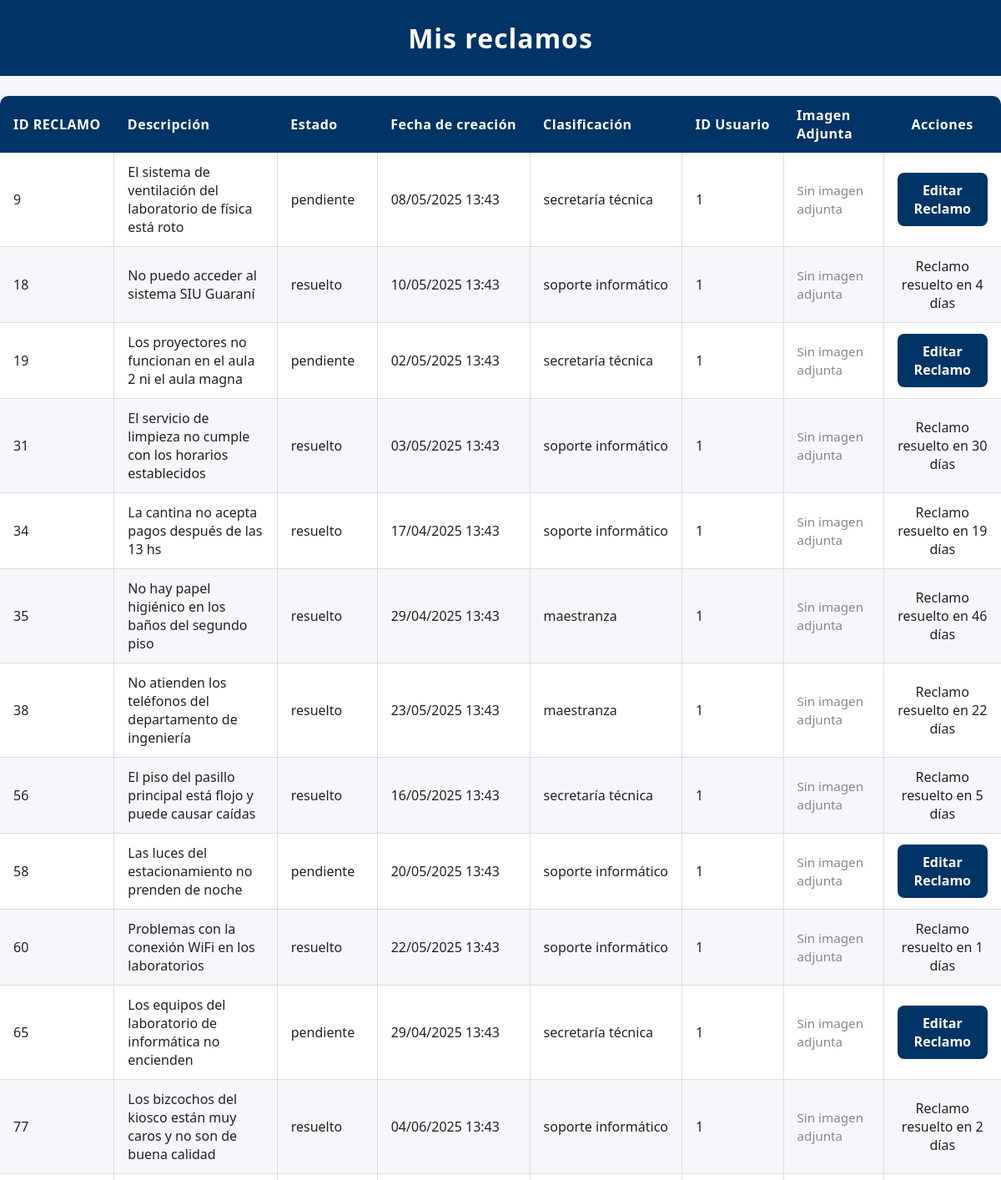
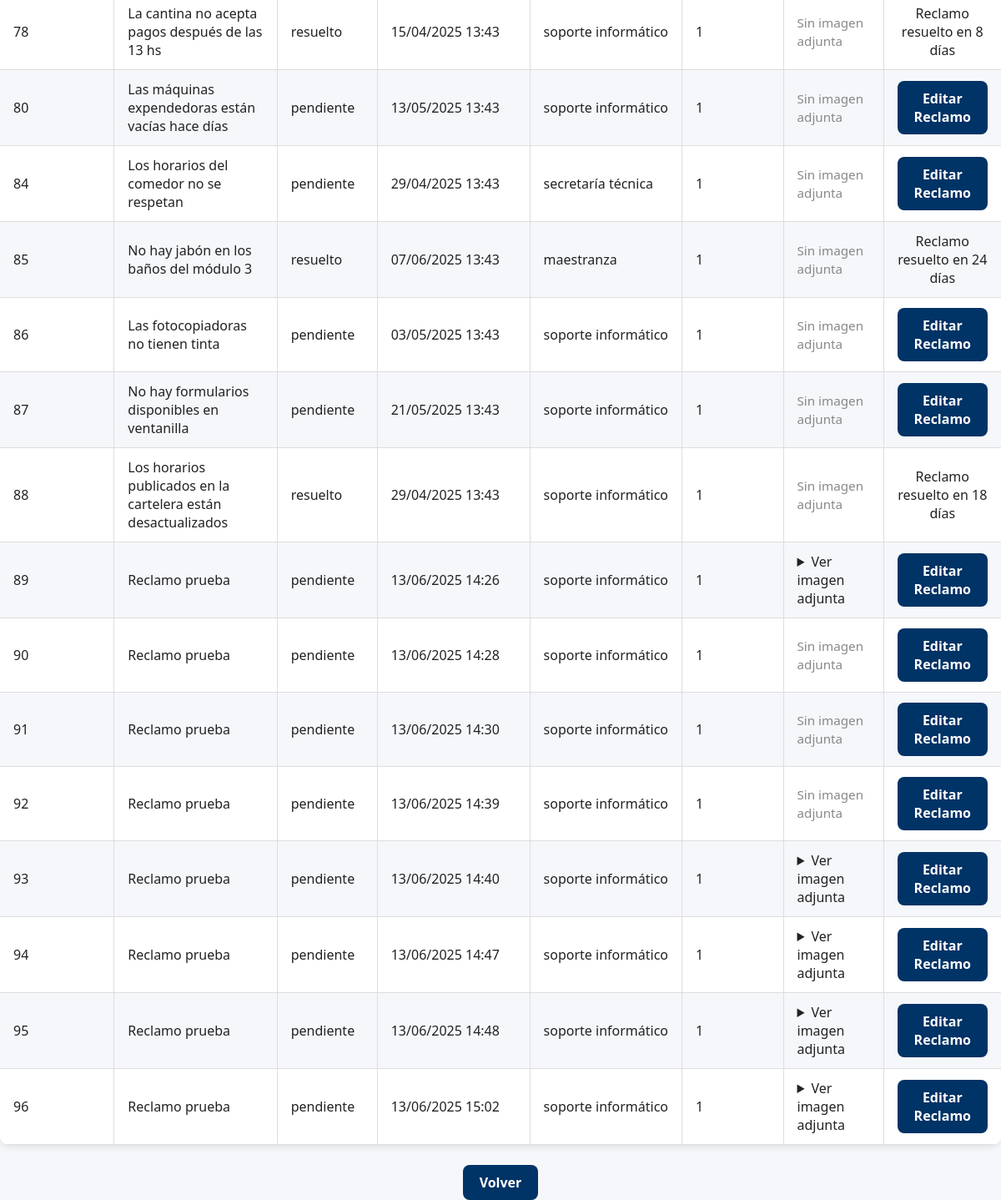
Page /mis_reclamos (signed in) on the committed database (2 pictures, top to bottom).
### modules/modelos.py (models this page shows, shortened)
class Base(DeclarativeBase):
    pass

class ModeloReclamo(Base):
    __tablename__ = 'reclamos'
    id = Column(Integer, primary_key=True)
    estado = Column(String, default="pendiente")
    fecha_hora = Column(DateTime, default=datetime.utcnow)
    contenido = Column(String)
    usuario_id = Column(Integer, ForeignKey('usuarios.id'))
    clasificacion = Column(String)
    cantidad_adherentes = Column(Integer, default=1) #Se contabiliza como adherente el usuario que crea el reclamo
    tiempo_estimado = Column(Integer,default=None) #Solo se cambia cuando el reclamo pasa de pendiente -->en proceso
    resuelto_en = Column(Integer,default=None) #Representa la cantidad de días que se tardó en resolver un reclamo
    ''' Relación muchos a muchos con Usuario
    Una relación muchos a muchos en SQL permite que múltiples registros de una tabla se asocien con múltiples registros de otra tabla.
    Esto se implementa mediante una tabla intermedia que contiene claves foráneas de ambas tablas relacionadas.
    Esta estructura facilita modelar relaciones complejas, como estudiantes inscritos en varios cursos o productos en múltiples órdenes.
    '''
    usuarios = relationship(
        "ModeloUsuario",
        secondary="usuario_reclamo",
        back_populates="reclamos"
    )
    reclamos_usuarios = Table(
        'reclamos_usuarios',
        Base.metadata,
        Column('reclamo_id', Integer, ForeignKey('reclamos.id')),
        Column('usuario_id', Integer, ForeignKey('usuarios.id'))
    )

### server.py (the view)
@app.route('/mis_reclamos')
@login_required
def mis_reclamos():
    if current_user.rol == '1':
        reclamos = gestor_reclamos.devolver_reclamos_base(usuario=current_user)
    else:
        reclamos = gestor_reclamos.buscar_reclamos_por_filtro(filtro="usuario_id",valor=current_user.id)
    return render_template('mis_reclamos.html', usuario=current_user, reclamos=reclamos, os=os)

### modules/gestor_reclamos.py (called while the page is built)
    def buscar_reclamos_por_filtro(self, filtro=None, valor=None):
        if filtro and valor:
            try:
                return self.repositorio_reclamo.obtener_registros_por_filtro(filtro=filtro, valor=valor)
            except Exception as e:
                raise e  # Lanza el error en vez de retornarlo

### modules/gestor_usuario.py (called while the page is built)
    def buscar_usuario(self, filtro, valor,mapeo=True):
        usuario = self.repositorio.obtener_registro_por_filtro(filtro, valor,mapeo=mapeo)
        if not usuario:
            raise ValueError("Usuario no encontrado")
        return usuario

### modules/login.py (called while the page is built)
    @property
    def is_authenticated(self):
        return True

### modules/repositorio.py (called while the page is built)
    def obtener_registro_por_filtro(self, campo, valor,mapeo=True, campo2=None, valor2=None):
        query = self.__session.query(ModeloUsuario).filter(getattr(ModeloUsuario, campo) == valor)
        if campo2 and valor2:
            query = query.filter(getattr(ModeloUsuario, campo2) == valor2)
        modelo = query.first()
        if modelo and mapeo:
            return self.__map_modelo_a_entidad(modelo)
        return modelo

    def __map_modelo_a_entidad(self, modelo: ModeloUsuario):
        return Usuario(
            nombre=modelo.nombre,
            apellido=modelo.apellido,
            email=modelo.email,
            nombre_de_usuario=modelo.nombre_de_usuario,
            contraseña=modelo.contraseña,
            rol=modelo.rol,
            claustro=modelo.claustro,
            id=modelo.id
        )

    @staticmethod
    def mapear_modelo_a_reclamo(modelo: ModeloReclamo) -> Reclamo:
        return Reclamo(
            id=modelo.id,
            estado=modelo.estado,
            fecha_hora=modelo.fecha_hora,
            contenido=modelo.contenido,
            usuario_id=modelo.usuario_id,
            clasificacion=modelo.clasificacion,
            cantidad_adherentes=modelo.cantidad_adherentes,
            tiempo_estimado = modelo.tiempo_estimado,
            resuelto_en = modelo.resuelto_en
        )

### modules/usuarios.py (called while the page is built)
    @property
    def nombre(self):
        return self.__nombre

    @nombre.setter
    def nombre(self, nuevo_nombre: str):
        if not isinstance(nuevo_nombre, str):
            raise ValueError("El nombre debe ser una cadena de texto")
        self.__nombre = nuevo_nombre

    @property
    def apellido(self):
        return self.__apellido

    @property
    def email(self):
        return self.__email

    @property
    def nombre_de_usuario(self):
        return self.__nombre_de_usuario

### templates/mis_reclamos.html (shortened to what this page needs)
<!DOCTYPE html>
<html lang="es">
<head>
    <link rel="stylesheet" href="{{ url_for('static', filename='style.css') }}">
</head>
<body>
    <h1>Mis reclamos</h1>
    <table>
        <thead>
            <tr>
                <th class="col-id">ID RECLAMO</th>
                <th class="col-descripcion">Descripción</th>
                <th class="col-estado">Estado</th>
                <th class="col-fecha">Fecha de creación</th>
                <th class="col-clasificacion">Clasificación</th>
                <th class="col-usuario">ID Usuario</th>
                <th class = "col-imagen">Imagen Adjunta</th>
                <th class="col-acciones">Acciones</th>
            </tr>
        </thead>
        <tbody>
            {% for reclamo in reclamos %}
                <tr>
                    <td class="col-id">{{ reclamo.id }}</td>
                    <td class="col-descripcion">{{ reclamo.contenido }}</td>
                    <td class="col-estado">{{reclamo.estado}}</td>
                    <td class="col-fecha">{{ reclamo.fecha_hora.strftime('%d/%m/%Y %H:%M')}}</td>
                    <td class="col-clasificacion">{{ reclamo.clasificacion }}</td>
                    <td class="col-usuario">{{ reclamo.usuario_id }}</td>
                    <td class = "col-imagen">
                    {% set imagen_path = 'static/Imagenes Reclamos/{}.png'.format(reclamo.id) %}
                    {% if os.path.exists(imagen_path) %}
                        <details>
                            <summary>Ver imagen adjunta</summary>
                        </details>
                    {% else %}
                        <span style="color: #888; font-size: 0.95em;">Sin imagen adjunta</span>
                    {% endif %}
                    </td>
                    <td class="col-acciones">
                        {%if current_user.rol == '1'%}
                            <a href="{{ url_for('editar_reclamo', reclamo_id=reclamo.id) }}" class="enlace-boton">Derivar Reclamo</a>
                        {%else%}
                            {% if reclamo.estado != "resuelto" %}
                                <a href="{{ url_for('editar_reclamo', reclamo_id=reclamo.id) }}" class="enlace-boton">Editar Reclamo</a>
                            {% else %}
                                Reclamo resuelto en {{ reclamo.resuelto_en }} días
                            {% endif %}
                        {%endif%}
                    </td>
                </tr>
            {% endfor %}
        </tbody>
    </table>
    <div style="text-align:center; margin-top: 20px;">
        <a href="{{ url_for('inicio') }}" class="enlace-boton">Volver</a>
    </div>
</body>
</html>

### static/style.css (style rules this page uses)
html, body { font-family: 'Segoe UI', Arial, sans-serif; background-color: #f5f7fa; color: #222; margin: 0; padding: 0; height: 100%; }
h1 { background-color: #003366; color: #fff; margin: 0; padding: 24px 0; text-align: center; letter-spacing: 1px; }
table { width: 100%; border-collapse: collapse; margin: 24px 0; font-family: 'Segoe UI', Arial, sans-serif; font-size: 1em; color: #222; box-shadow: 0 2px 8px rgba(0,0,0,0.1); border-radius: 10px; overflow: hidden; background: #fff; }
thead { background-color: #003366; color: #fff; text-align: left; }
thead th { padding: 12px 16px; font-weight: bold; letter-spacing: 0.5px; }
tbody tr { border-bottom: 1px solid #ddd; }
tbody tr:nth-child(even) { background-color: #f5f7fa; }
tbody td { padding: 12px 16px; vertical-align: middle; border-left: 1px solid #ddd; }
tbody td:first-child { border-left: none; }
a { position: relative; color: #003366; font-weight: 600; text-decoration: none; cursor: pointer; transition: color 0.3s ease; }
a::after { content: ''; position: absolute; width: 0; height: 2px; left: 0; bottom: -3px; background-color: #00509e; transition: width 0.3s ease; border-radius: 2px; }
a.enlace-boton { display: inline-block; padding: 10px 20px; background-color: #003366; color: #fff; border-radius: 8px; text-decoration: none; font-weight: bold; }
.col-id, .col-usuario { width: 6%; white-space: nowrap; }
.col-estado { width: 10%; white-space: nowrap; }
.col-fecha { width: 15%; white-space: nowrap; }
.col-departamento, .col-clasificacion { width: 12%; white-space: nowrap; }
.col-descripcion { width: auto; max-width: 300px; word-wrap: break-word; }
.col-acciones { width: 8%; text-align: center; }

### rows in the picture
ModeloReclamo: id "9", contenido "El sistema de ventilación del laboratorio de física está roto", estado "pendiente", fecha_hora "08/05/2025 13:43", clasificacion "secretaría técnica", usuario_id "1", shows "Sin imagen adjunta"
ModeloReclamo: id "18", contenido "No puedo acceder al sistema SIU Guaraní", estado "resuelto", fecha_hora "10/05/2025 13:43", clasificacion "soporte informático", usuario_id "1", shows "Sin imagen adjunta", resuelto_en "4"
ModeloReclamo: id "19", contenido "Los proyectores no funcionan en el aula 2 ni el aula magna", estado "pendiente", fecha_hora "02/05/2025 13:43", clasificacion "secretaría técnica", usuario_id "1", shows "Sin imagen adjunta"
ModeloReclamo: id "31", contenido "El servicio de limpieza no cumple con los horarios establecidos", estado "resuelto", fecha_hora "03/05/2025 13:43", clasificacion "soporte informático", usuario_id "1", shows "Sin imagen adjunta", resuelto_en "30"
ModeloReclamo: id "34", contenido "La cantina no acepta pagos después de las 13 hs", estado "resuelto", fecha_hora "17/04/2025 13:43", clasificacion "soporte informático", usuario_id "1", shows "Sin imagen adjunta", resuelto_en "19"
ModeloReclamo: id "35", contenido "No hay papel higiénico en los baños del segundo piso", estado "resuelto", fecha_hora "29/04/2025 13:43", clasificacion "maestranza", usuario_id "1", shows "Sin imagen adjunta", resuelto_en "46"
ModeloReclamo: id "38", contenido "No atienden los teléfonos del departamento de ingeniería", estado "resuelto", fecha_hora "23/05/2025 13:43", clasificacion "maestranza", usuario_id "1", shows "Sin imagen adjunta", resuelto_en "22"
ModeloReclamo: id "56", contenido "El piso del pasillo principal está flojo y puede causar caídas", estado "resuelto", fecha_hora "16/05/2025 13:43", clasificacion "secretaría técnica", usuario_id "1", shows "Sin imagen adjunta", resuelto_en "5"
ModeloReclamo: id "58", contenido "Las luces del estacionamiento no prenden de noche", estado "pendiente", fecha_hora "20/05/2025 13:43", clasificacion "soporte informático", usuario_id "1", shows "Sin imagen adjunta"
ModeloReclamo: id "60", contenido "Problemas con la conexión WiFi en los laboratorios", estado "resuelto", fecha_hora "22/05/2025 13:43", clasificacion "soporte informático", usuario_id "1", shows "Sin imagen adjunta", resuelto_en "1"
ModeloReclamo: id "65", contenido "Los equipos del laboratorio de informática no encienden", estado "pendiente", fecha_hora "29/04/2025 13:43", clasificacion "secretaría técnica", usuario_id "1", shows "Sin imagen adjunta"
ModeloReclamo: id "77", contenido "Los bizcochos del kiosco están muy caros y no son de buena calidad", estado "resuelto", fecha_hora "04/06/2025 13:43", clasificacion "soporte informático", usuario_id "1", shows "Sin imagen adjunta", resuelto_en "2"
ModeloReclamo: id "78", contenido "La cantina no acepta pagos después de las 13 hs", estado "resuelto", fecha_hora "15/04/2025 13:43", clasificacion "soporte informático", usuario_id "1", shows "Sin imagen adjunta", resuelto_en "8"
ModeloReclamo: id "80", contenido "Las máquinas expendedoras están vacías hace días", estado "pendiente", fecha_hora "13/05/2025 13:43", clasificacion "soporte informático", usuario_id "1", shows "Sin imagen adjunta"
ModeloReclamo: id "84", contenido "Los horarios del comedor no se respetan", estado "pendiente", fecha_hora "29/04/2025 13:43", clasificacion "secretaría técnica", usuario_id "1", shows "Sin imagen adjunta"
ModeloReclamo: id "85", contenido "No hay jabón en los baños del módulo 3", estado "resuelto", fecha_hora "07/06/2025 13:43", clasificacion "maestranza", usuario_id "1", shows "Sin imagen adjunta", resuelto_en "24"
ModeloReclamo: id "86", contenido "Las fotocopiadoras no tienen tinta", estado "pendiente", fecha_hora "03/05/2025 13:43", clasificacion "soporte informático", usuario_id "1", shows "Sin imagen adjunta"
ModeloReclamo: id "87", contenido "No hay formularios disponibles en ventanilla", estado "pendiente", fecha_hora "21/05/2025 13:43", clasificacion "soporte informático", usuario_id "1", shows "Sin imagen adjunta"
ModeloReclamo: id "88", contenido "Los horarios publicados en la cartelera están desactualizados", estado "resuelto", fecha_hora "29/04/2025 13:43", clasificacion "soporte informático", usuario_id "1", shows "Sin imagen adjunta", resuelto_en "18"
ModeloReclamo: id "89", contenido "Reclamo prueba", estado "pendiente", fecha_hora "13/06/2025 14:26", clasificacion "soporte informático", usuario_id "1"
ModeloReclamo: id "90", contenido "Reclamo prueba", estado "pendiente", fecha_hora "13/06/2025 14:28", clasificacion "soporte informático", usuario_id "1", shows "Sin imagen adjunta"
ModeloReclamo: id "91", contenido "Reclamo prueba", estado "pendiente", fecha_hora "13/06/2025 14:30", clasificacion "soporte informático", usuario_id "1", shows "Sin imagen adjunta"
ModeloReclamo: id "92", contenido "Reclamo prueba", estado "pendiente", fecha_hora "13/06/2025 14:39", clasificacion "soporte informático", usuario_id "1", shows "Sin imagen adjunta"
ModeloReclamo: id "93", contenido "Reclamo prueba", estado "pendiente", fecha_hora "13/06/2025 14:40", clasificacion "soporte informático", usuario_id "1"
ModeloReclamo: id "94", contenido "Reclamo prueba", estado "pendiente", fecha_hora "13/06/2025 14:47", clasificacion "soporte informático", usuario_id "1"
ModeloReclamo: id "95", contenido "Reclamo prueba", estado "pendiente", fecha_hora "13/06/2025 14:48", clasificacion "soporte informático", usuario_id "1"
ModeloReclamo: id "96", contenido "Reclamo prueba", estado "pendiente", fecha_hora "13/06/2025 15:02", clasificacion "soporte informático", usuario_id "1"
